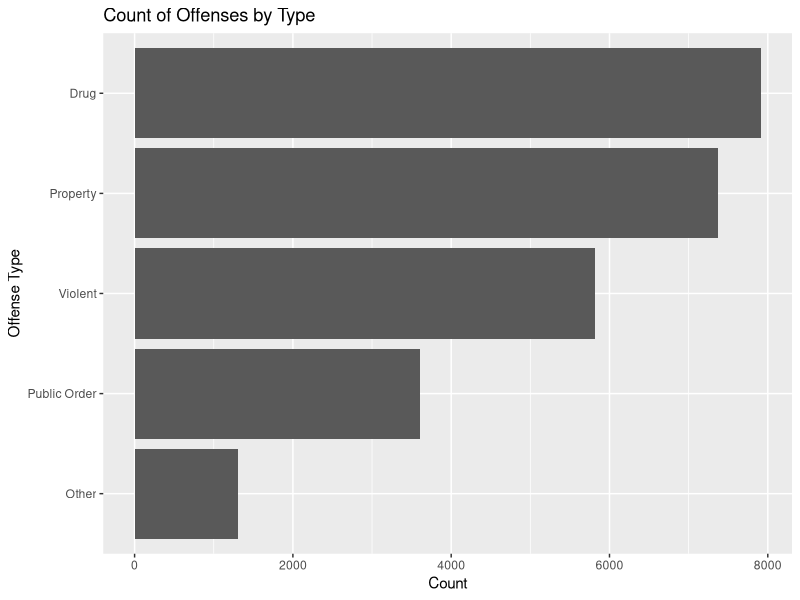
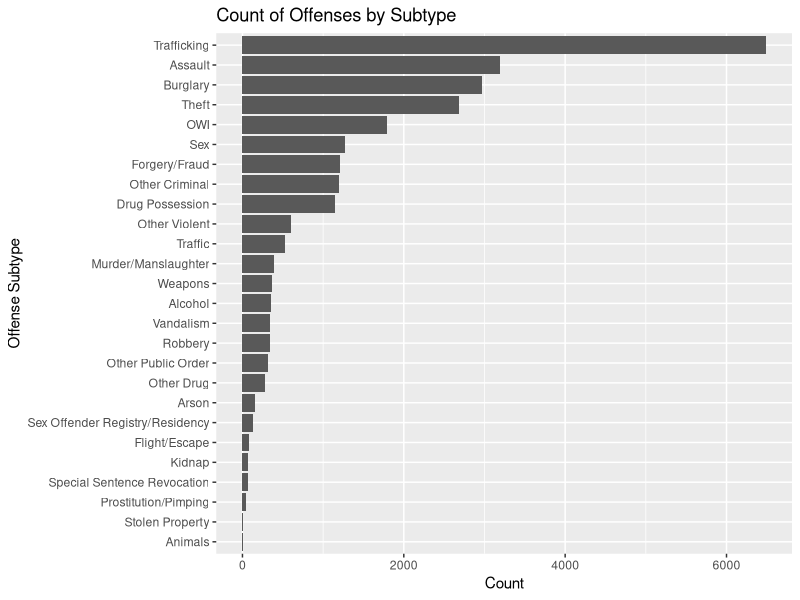
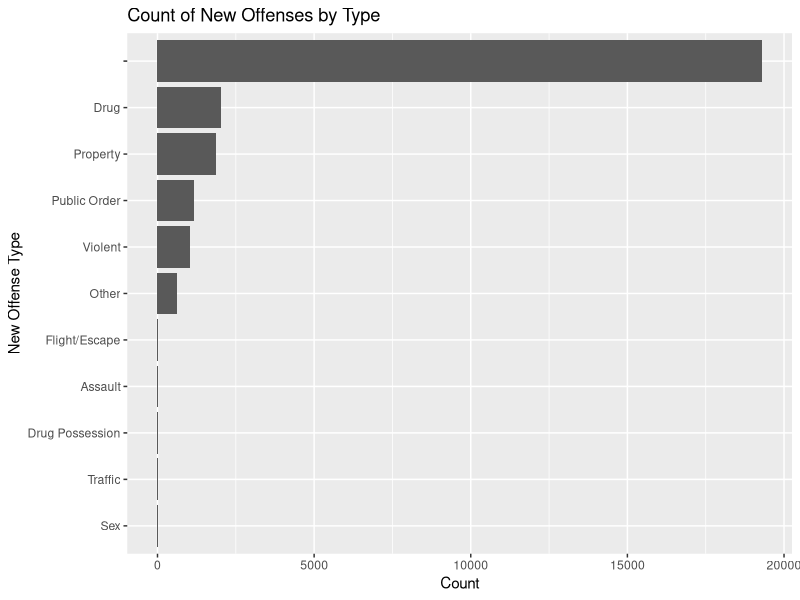
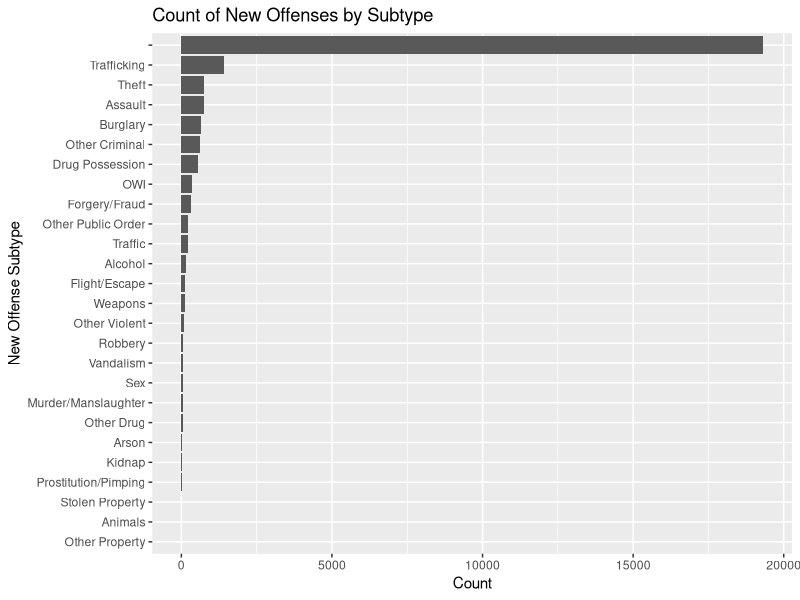
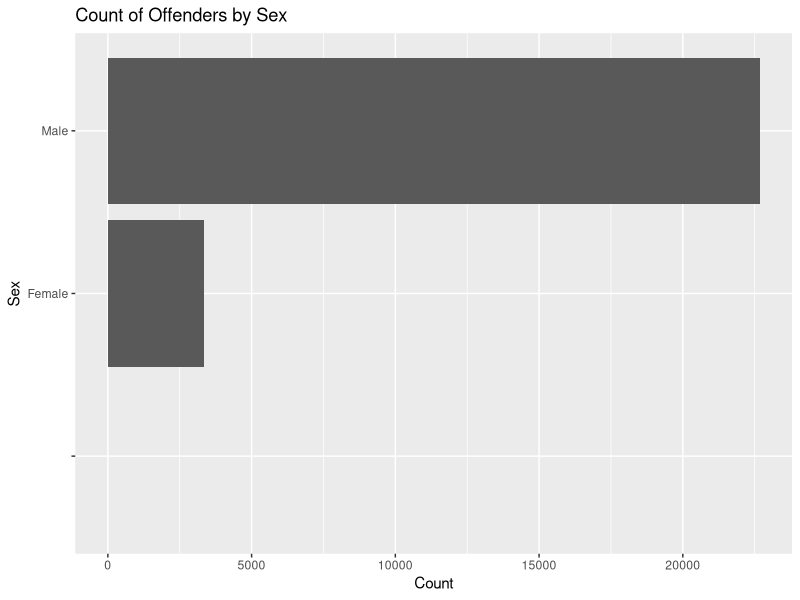
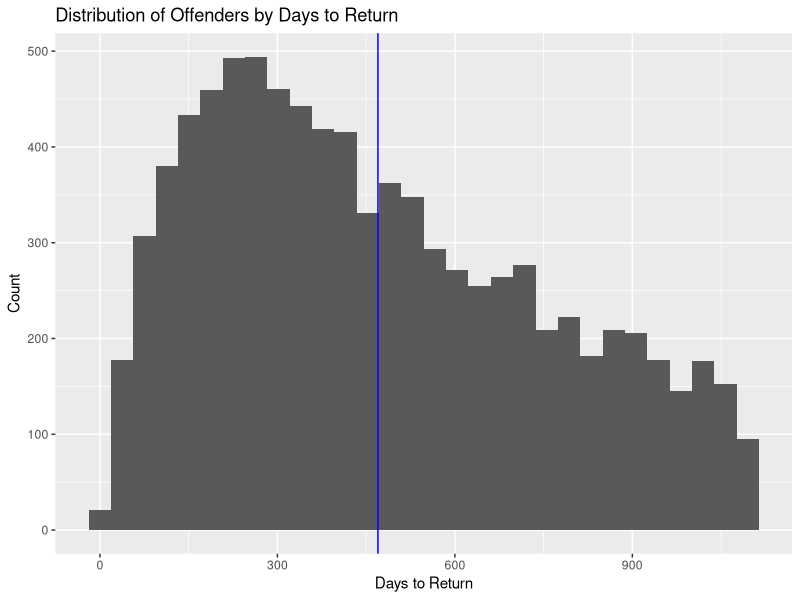
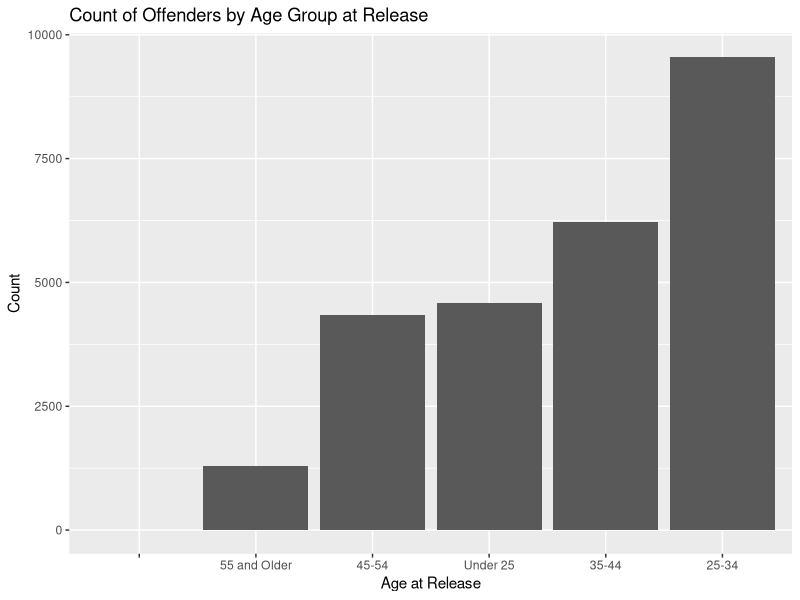

These charts were generated, in order, by the following R code:
## ---- chunk 1
knitr::opts_chunk$set(echo = TRUE)
## ---- chunk 2
df = read.csv("data.csv")
## ---- chunk 3
str(df)
## ---- chunk 4
df$Return.to.Prison = as.character(df$Return.to.Prison)
df$Return.to.Prison[df$Return.to.Prison == "Yes"] = "TRUE"
df$Return.to.Prison[df$Return.to.Prison == "No"] = "FALSE"
df$Return.to.Prison = as.logical(df$Return.to.Prison)

df$Target.Population = as.character(df$Target.Population)
df$Target.Population[df$Target.Population == "Yes"] = "TRUE"
df$Target.Population[df$Target.Population == "No"] = "FALSE"
df$Target.Population = as.logical(df$Target.Population)

str(df)
## ---- chunk 5
# find all columns with NA using an apply of anyNA on each column
colnames(df)[apply(df, 2, anyNA)]
## ---- chunk 6
cat("Total NA rows:", sum(is.na(df$Days.to.Return)),"\n")
cat("Rows total:", nrow(df), "\n")
cat("Proportion of rows NA:", sum(is.na(df$Days.to.Return)) / nrow(df))
## ---- chunk 7
# we can see if there any NAs that aren't matched with those that did not return to prison
length(df$Days.to.Return[(is.na(df$Days.to.Return)) & (df$Return.to.Prison == TRUE)])
## ---- chunk 8
levels(df$Offense.Classification)
## ---- chunk 9
levels(df$Offense.Type)
## ---- chunk 10
levels(df$Offense.Subtype)
## ---- chunk 11
levels(df$New.Offense.Type)
## ---- chunk 12
levels(df$New.Offense.Sub.Type)
## ---- chunk 13
sum(as.character(df$Offense.Type) == as.character(df$New.Offense.Type))
## ---- chunk 14
length(df$New.Offense.Type[(df$New.Offense.Type == "") | (df$New.Offense.Sub.Type == "")])
## ---- chunk 15
library(ggplot2)

df$Offense.Type = reorder(df$Offense.Type, df$Offense.Type, length)
df$Offense.Subtype = reorder(df$Offense.Subtype, df$Offense.Subtype, length)
df$New.Offense.Type = reorder(df$New.Offense.Type, df$New.Offense.Type, length)
df$New.Offense.Sub.Type = reorder(df$New.Offense.Sub.Type, df$New.Offense.Sub.Type, length)
df$Age.At.Release = reorder(df$Age.At.Release, df$Age.At.Release, length)
## ---- chunk 16
ggplot(df, aes(x=Offense.Type)) + geom_bar() + labs(x="Offense Type", y="Count", title="Count of Offenses by Type") + coord_flip()
## ---- chunk 17
ggplot(df, aes(x=Offense.Subtype)) + geom_bar() + labs(x="Offense Subtype", y="Count", title="Count of Offenses by Subtype") + coord_flip()
## ---- chunk 18
ggplot(df, aes(x=New.Offense.Type)) + geom_bar() + labs(x="New Offense Type", y="Count", title="Count of New Offenses by Type") + coord_flip()
## ---- chunk 19
ggplot(df, aes(x=New.Offense.Sub.Type)) + geom_bar() + labs(x="New Offense Subtype", y="Count", title="Count of New Offenses by Subtype") + coord_flip()
## ---- chunk 20
ggplot(df, aes(x=Sex)) + geom_bar() + labs(x="Sex", y="Count", title="Count of Offenders by Sex") + coord_flip()
## ---- chunk 21
days.mean = mean(df$Days.to.Return, na.rm=TRUE)
ggplot(df, aes(x=Days.to.Return)) + geom_histogram() + labs(x="Days to Return", y="Count", title="Distribution of Offenders by Days to Return") + geom_vline(xintercept = days.mean,colour="blue")
## ---- chunk 22
ggplot(df, aes(x=Age.At.Release)) + geom_bar() + labs(x="Age at Release", y="Count", title="Count of Offenders by Age Group at Release")
## ---- chunk 23
sum(df$Return.to.Prison) / length(df$Return.to.Prison)
## ---- chunk 24
# drop rows with very rare values (<3)
length(df$Release.Type)
indices_to_remove = vector()
indices_to_remove = append(indices_to_remove, which(df$Release.Type=="Interstate Compact Parole"))
indices_to_remove = append(indices_to_remove, which(df$Age.At.Release==""))
indices_to_remove = append(indices_to_remove, which(df$Race...Ethnicity=="Black -"))
indices_to_remove = append(indices_to_remove, which(df$Race...Ethnicity=="N/A -"))
indices_to_remove = append(indices_to_remove, which(df$Offense.Classification=="Other Misdemeanor"))
indices_to_remove = append(indices_to_remove, which(df$Offense.Classification=="Sexual Predator Community Supervision"))
indices_to_remove = append(indices_to_remove, which(df$Offense.Classification=="Other Felony (Old Code)"))
df = df[-c(indices_to_remove),]
length(df$Release.Type)
## ---- chunk 25
# first, train test split
set.seed(20)
train = sample(1:nrow(df),2*nrow(df)/3, replace=FALSE)
test = (-train)

# fit the model
model.fit = glm(Return.to.Prison~Main.Supervising.District+Release.Type+Race...Ethnicity+Age.At.Release+Sex+Offense.Classification+Offense.Subtype, family="binomial", data=df, subset=train)
#summary(model.fit)
## ---- chunk 26
model.prob = predict(model.fit, df[test,],type='response')
head(model.prob)
model.pred = rep(FALSE, nrow(df)-length(test))
model.pred[model.prob >0.5] = TRUE
table(model.pred, df[test,]$Return.to.Prison)
1-mean(model.pred == df[test,]$Return.to.Prison)
## ---- chunk 27
library(MASS)

# we get a stepwise selected model using MASS.
model.step = stepAIC(model.fit, trace=FALSE)
coef(model.step)
